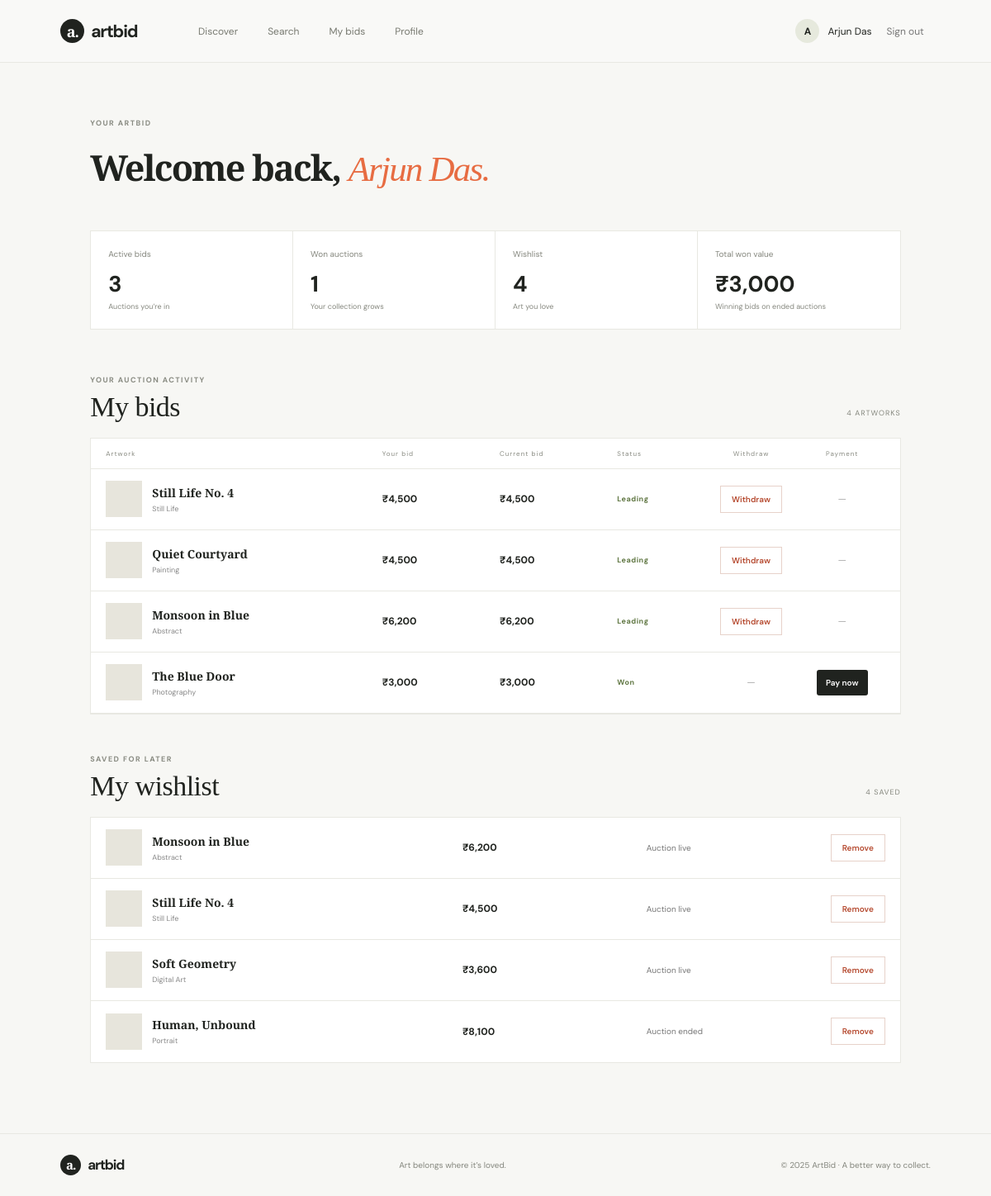
Screenshot of /?view=dashboard (signed in) with the database file from the repository.
### tables this page shows
CREATE TABLE `users` (
    `id` int(10) unsigned NOT NULL AUTO_INCREMENT,
    `name` varchar(120) NOT NULL,
    `email` varchar(190) NOT NULL,
    `password` varchar(255) NOT NULL,
    `role` enum('Seller','Buyer') NOT NULL DEFAULT 'Buyer',
    `phone` varchar(32) DEFAULT NULL,
    `location` varchar(160) DEFAULT NULL,
    `bio` text DEFAULT NULL,
    `created_at` timestamp NOT NULL DEFAULT current_timestamp(),
    `upi_id` varchar(100) DEFAULT NULL,
    PRIMARY KEY (`id`),
    UNIQUE KEY `email` (`email`)
);

CREATE TABLE `artworks` (
    `id` int(10) unsigned NOT NULL AUTO_INCREMENT,
    `seller_id` int(10) unsigned NOT NULL,
    `title` varchar(180) NOT NULL,
    `description` text NOT NULL,
    `category` varchar(80) NOT NULL,
    `image_url` varchar(1000) DEFAULT NULL,
    `base_price` decimal(12,2) NOT NULL,
    `starts_at` datetime NOT NULL,
    `ends_at` datetime NOT NULL,
    `created_at` timestamp NOT NULL DEFAULT current_timestamp(),
    PRIMARY KEY (`id`),
    KEY `seller_id` (`seller_id`),
    KEY `auction_ends` (`ends_at`),
    KEY `artwork_category` (`category`),
    CONSTRAINT `artworks_ibfk_1`
    FOREIGN KEY (`seller_id`) REFERENCES `users` (`id`)
    ON DELETE CASCADE
);

### includes/data.php (called while the page is built, shortened)
<?php
$view = $_GET['view'] ?? 'discover';
$selected = isset($_GET['artwork']) ? (int) $_GET['artwork'] : 0;
$buyerStats = ['active_bids' => 0, 'won_auctions' => 0, 'wishlist_count' => 0, 'won_value' => 0];
if ($pdo) {
    if ($me) {
        $q = $pdo->prepare('SELECT id, name, email, role, phone, location, bio, upi_id FROM users WHERE id = ?');
        $q->execute([$me['id']]);
    }
    if ($me && $me['role'] === 'Buyer') {
        $q = $pdo->prepare('SELECT
            (SELECT COUNT(DISTINCT a.id) FROM bids b JOIN artworks a ON a.id = b.artwork_id
             WHERE b.buyer_id = ? AND a.ends_at > NOW()) active_bids,
            (SELECT COUNT(*) FROM bids b JOIN artworks a ON a.id=b.artwork_id
             WHERE b.buyer_id=? AND a.ends_at<=NOW()
             AND b.id=(SELECT b2.id FROM bids b2 WHERE b2.artwork_id=a.id ORDER BY b2.amount DESC,b2.created_at ASC,b2.id ASC LIMIT 1)) won_auctions,
            (SELECT COUNT(*) FROM wishlist WHERE user_id = ?) wishlist_count,
            (SELECT COALESCE(SUM(b.amount), 0) FROM bids b JOIN artworks a ON a.id=b.artwork_id
             WHERE b.buyer_id=? AND a.ends_at<=NOW()
             AND b.id=(SELECT b2.id FROM bids b2 WHERE b2.artwork_id=a.id ORDER BY b2.amount DESC,b2.created_at ASC,b2.id ASC LIMIT 1)) won_value');
        $q->execute([$me['id'], $me['id'], $me['id'], $me['id']]);
        $buyerStats = $q->fetch(PDO::FETCH_ASSOC) ?: $buyerStats;
        $q = $pdo->prepare('SELECT a.id, a.title, a.category, a.image_url, a.ends_at, seller.name seller_name,
                                   CASE WHEN a.ends_at<=NOW() AND (SELECT wb.buyer_id FROM bids wb WHERE wb.artwork_id=a.id ORDER BY wb.amount DESC, wb.created_at ASC, wb.id ASC LIMIT 1)=? THEN seller.upi_id ELSE NULL END seller_upi,
                                   (SELECT wb.buyer_id FROM bids wb WHERE wb.artwork_id=a.id ORDER BY wb.amount DESC, wb.created_at ASC, wb.id ASC LIMIT 1) winner_buyer_id,
                                   MAX(mine.amount) my_bid,
                                   COALESCE(MAX(all_bids.amount), a.base_price) current_bid,
                                   COUNT(DISTINCT all_bids.buyer_id) bidders
                            FROM bids mine
                            JOIN artworks a ON a.id = mine.artwork_id
                            JOIN users seller ON seller.id = a.seller_id
                            LEFT JOIN bids all_bids ON all_bids.artwork_id = a.id
                            WHERE mine.buyer_id = ?
                            GROUP BY a.id ORDER BY a.ends_at DESC');
        $q->execute([$me['id'], $me['id']]);
        $buyerBids = $q->fetchAll(PDO::FETCH_ASSOC);
        $q = $pdo->prepare('SELECT a.id, a.title, a.category, a.image_url, a.ends_at,
                                   COALESCE(MAX(b.amount), a.base_price) current_bid
                            FROM wishlist w
                            JOIN artworks a ON a.id = w.artwork_id
                            LEFT JOIN bids b ON b.artwork_id = a.id
                            WHERE w.user_id = ?
                            GROUP BY a.id ORDER BY w.created_at DESC');
        $q->execute([$me['id']]);
        $buyerWishlist = $q->fetchAll(PDO::FETCH_ASSOC);
    }
}

### includes/helpers.php (called while the page is built, shortened)
<?php
function e($s){return htmlspecialchars((string)$s,ENT_QUOTES,'UTF-8');}
function money($n){return '₹'.number_format((float)$n);}

### views/buyer-dashboard.php (the view, shortened to what this page needs)
<?php if (!$selected && $view === 'dashboard' && $me && $me['role'] === 'Buyer'): ?>
<section class="dashboard">
    <div class="dash-head">
        <div>
            <div class="eyebrow">YOUR ARTBID</div>
            <h1>Welcome back, <em><?= e($me['name']) ?>.</em></h1>
        </div>
    </div>
    <div class="metrics">
        <div class="metric"><span>Active bids</span><b><?= (int) $buyerStats['active_bids'] ?></b><small>Auctions you’re in</small></div>
        <div class="metric"><span>Won auctions</span><b><?= (int) $buyerStats['won_auctions'] ?></b><small>Your collection grows</small></div>
        <div class="metric"><span>Wishlist</span><b><?= (int) $buyerStats['wishlist_count'] ?></b><small>Art you love</small></div>
        <div class="metric"><span>Total won value</span><b><?= money($buyerStats['won_value']) ?></b><small>Winning bids on ended auctions</small></div>
    </div>
    <div class="section-title buyer-bids-title" id="my-bids">
        <div><div class="eyebrow">YOUR AUCTION ACTIVITY</div><h2>My bids</h2></div>
        <span class="lot-count"><?= count($buyerBids) ?> ARTWORKS</span>
    </div>
    <?php if ($buyerBids): ?>
        <div class="buyer-bids">
            <div class="buyer-bids-head"><span>Artwork</span><span>Your bid</span><span>Current bid</span><span>Status</span><span>Withdraw</span><span>Payment</span></div>
            <?php foreach ($buyerBids as $bid):
                $ended = strtotime($bid['ends_at']) <= time();
                $leading = (float) $bid['my_bid'] >= (float) $bid['current_bid'];
                $won = $ended && (int)$bid['winner_buyer_id'] === (int)$me['id'];
                $status = $ended ? ($won ? 'Won' : 'Ended') : ($leading ? 'Leading' : 'Outbid');
            ?>
                <div class="buyer-bid-row">
                    <a class="buyer-artwork" href="?artwork=<?= (int) $bid['id'] ?>"><span class="buyer-thumb" style="background-image:url('<?= e($bid['image_url']) ?>')"></span><span><b><?= e($bid['title']) ?></b><small><?= e($bid['category']) ?></small></span></a>
                    <b><?= money($bid['my_bid']) ?></b>
                    <b><?= money($bid['current_bid']) ?></b>
                    <span class="buyer-status <?= strtolower($status) ?>"><?= e($status) ?></span>
                    <div class="bid-withdraw-cell">
                    <?php if (!$ended): ?>
                        <form method="post" class="bid-remove-form" onsubmit="return confirm('Withdraw all your bids on this artwork?')"><?=csrf_field()?>
                            <button class="remove-btn" type="submit">Withdraw</button>
                        </form>
                    <?php else: ?><span class="bid-action-empty">—</span><?php endif; ?>
                    </div>
                    <div class="bid-payment-cell">
                    <?php if ($status === 'Won' && !empty($bid['seller_upi'])): ?><button class="btn btn-dark winner-pay-toggle" type="button" data-upi-toggle aria-expanded="false" aria-controls="winner-upi-<?= (int)$bid['id'] ?>">Pay now</button><?php else: ?><span class="bid-action-empty">—</span><?php endif; ?>
                    </div>
                </div>
            <?php endforeach; ?>
        </div>
    <?php else: ?>
        <div class="empty buyer-empty">You haven’t placed a bid yet. <a href="index.php">Explore live auctions ↗</a></div>
    <?php endif; ?>
    <div class="section-title buyer-bids-title" id="wishlist">
        <div><div class="eyebrow">SAVED FOR LATER</div><h2>My wishlist</h2></div>
        <span class="lot-count"><?= count($buyerWishlist) ?> SAVED</span>
    </div>
    <?php if ($buyerWishlist): ?>
        <div class="buyer-bids wishlist-list">
            <?php foreach ($buyerWishlist as $saved): ?>
                <div class="buyer-bid-row wishlist-row">
                    <a class="buyer-artwork" href="?artwork=<?= (int) $saved['id'] ?>">
                        <span class="buyer-thumb" style="background-image:url('<?= e($saved['image_url']) ?>')"></span>
                        <span><b><?= e($saved['title']) ?></b><small><?= e($saved['category']) ?></small></span>
                    </a>
                    <b><?= money($saved['current_bid']) ?></b>
                    <span class="wishlist-auction-state"><?= strtotime($saved['ends_at']) > time() ? 'Auction live' : 'Auction ended' ?></span>
                    <form method="post" class="wishlist-remove-form" onsubmit="return confirm('Remove this artwork from your wishlist?')"><?=csrf_field()?>
                        <button class="remove-btn" type="submit">Remove</button>
                    </form>
                </div>
            <?php endforeach; ?>
        </div>
    <?php else: ?>
        <div class="empty buyer-empty">Your wishlist is empty. Save artwork you’d like to revisit.</div>
    <?php endif; ?>
</section>
<?php endif; ?>

### views/header.php (shortened to what this page needs)
<!doctype html><html lang="en"><head><link rel="stylesheet" href="assets/css/style.css?v=20261115-12"></head><body>
<header class="top"><a class="brand" href="index.php"><span class="brand-mark">a.</span> artbid</a><nav><a class="<?= $view==='discover'?'active':'' ?>" href="index.php">Discover</a><a class="<?= $view==='search'?'active':'' ?>" href="?view=search">Search</a><?php if($me && $me["role"]==="Buyer"):?><a href="?view=dashboard">My bids</a><?php elseif($me):?><a href="?view=seller">Seller studio</a><?php endif;?><?php if($me):?><a class="<?= $view==='profile'?'active':'' ?>" href="?view=profile">Profile</a><?php endif;?></nav><div class="account"><?php if($me):?><span class="avatar"><?=e(strtoupper(substr($me['name'],0,1)))?></span><span class="account-name"><?=e($me['name'])?></span><form method="post"><?=csrf_field()?><input type="hidden" name="action" value="logout"><button class="text-btn">Sign out</button></form><?php else:?><button class="btn btn-dark" onclick="document.querySelector('#auth').showModal()">Sign in</button><?php endif;?></div></header>
<main>

### rows the page displays
users: name "A", name "Arjun Das"
artworks: title "Still Life No. 4", category "Still Life", my_bid "₹4,500", current_bid "₹4,500", shows "Auction live"
artworks: title "Quiet Courtyard", category "Painting", my_bid "₹4,500", current_bid "₹4,500"
artworks: title "Monsoon in Blue", category "Abstract", my_bid "₹6,200", current_bid "₹6,200", shows "Auction live"
artworks: title "The Blue Door", category "Photography", my_bid "₹3,000", current_bid "₹3,000"
artworks: title "Soft Geometry", category "Digital Art", current_bid "₹3,600", shows "Auction live"
artworks: title "Human, Unbound", category "Portrait", current_bid "₹8,100", shows "Auction ended"

### other values shown
$buyerStats['active_bids'] "3"
$buyerStats['won_auctions'] "1"
$buyerStats['wishlist_count'] "4"
money($buyerStats['won_value']) "₹3,000"
count($buyerBids) "4"
count($buyerWishlist) "4"
